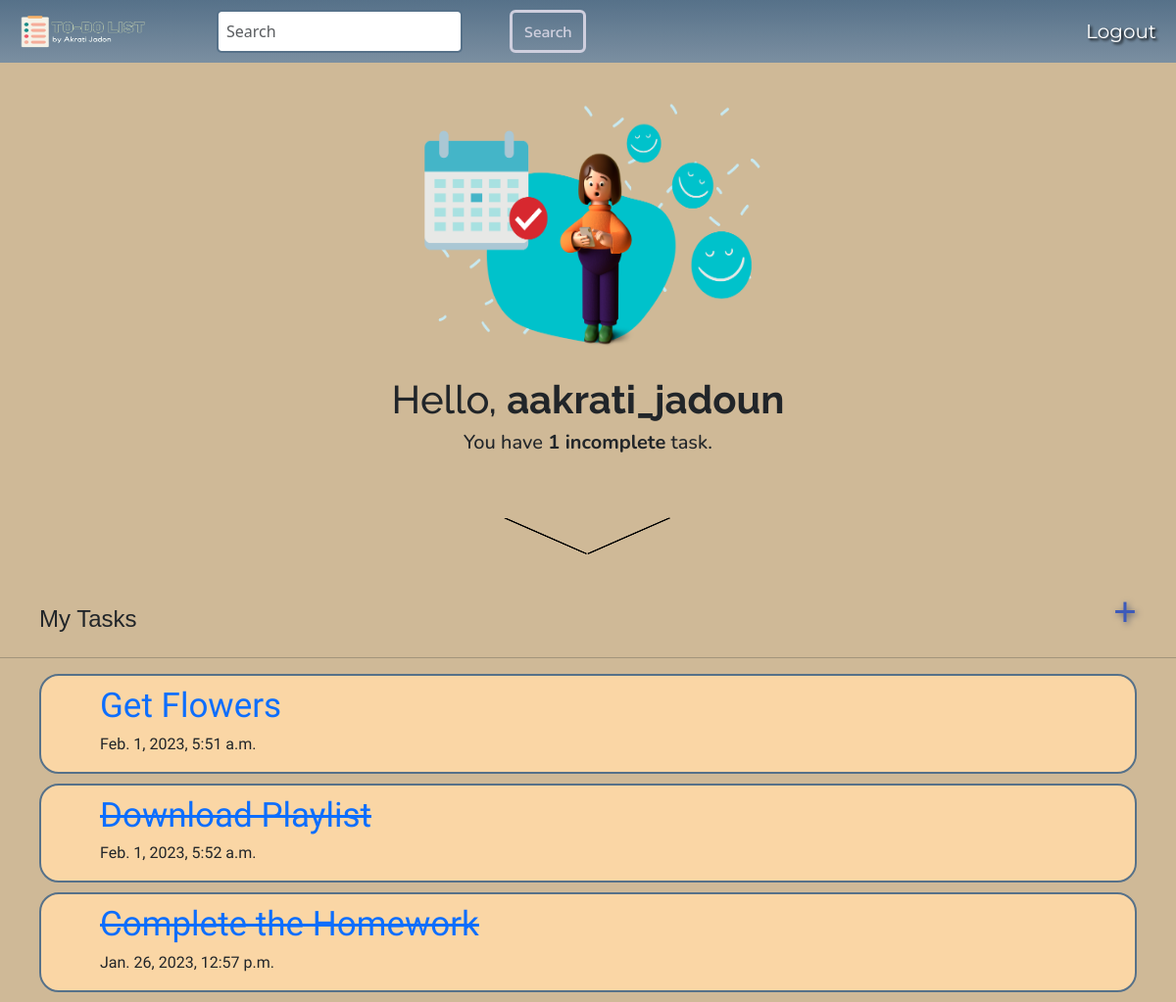
The app's page /home/ (signed in) with its own data.
### home/models.py (models this page shows)
class MyTask(models.Model):
    priority_choices = [
        ('H', 'HIGH'),
        ('K', 'MODERATE'),
        ('L', 'LOW')
    ]
    status_choices = [
        ('S', 'FINISHED'),
        ('P', 'IN PROGRESS'),
        ('N', 'NOT STARTED YET')
    ]
    user = models.ForeignKey(User, on_delete=models.CASCADE, blank=False, null=False)
    title = models.CharField(max_length=250, blank=False, null=False)
    description = models.TextField(blank=True, null=True)
    priority = models.CharField(max_length=1, choices=priority_choices, blank=False, null=False)
    status = models.CharField(max_length=1, choices=status_choices, blank=False, null=False)
    created_on = models.DateTimeField(auto_now_add=True)
    def __str__(self):
        return self.title
    class Meta:
        ordering = ['status', '-created_on']

### home/views.py (the view)
# urls.py: path('home/', TaskList.as_view(), name='home-page'),
class TaskList(LoginRequiredMixin, ListView):
    model = MyTask
    template_name = 'home/home_page.html'
    context_object_name = 'items'
    def get_context_data(self, **kwargs):
        context = super().get_context_data(**kwargs)
        context['items'] = context['items'].filter(user=self.request.user)
        context['count'] = context['items'].filter(status__in=['N', 'P']).count()
        search_text = self.request.GET.get('search-task') or ''
        if search_text:
            context['items'] = context['items'].filter(title__icontains=search_text)
        context['search_text'] = search_text
        return context

### home/templates/home/home_page.html (shortened to what this page needs)
{% extends 'home/main.html' %}
{% load static %}
{% block bodyid %}
    id="dark-bg"
{% endblock bodyid %}
{% block navbar %}
    <form method="GET" class="d-flex mx-5" role="search">
        <input class="form-control me-2" type="text" value="{{search_text}}" placeholder="Search" aria-label="Search" name="search-task">
        <button class="btn btn-outline-success search-button" type="submit">Search</button>
    </form>
{% endblock navbar %}
{% block content %}
    <div class="information-div">
        <img alt="User" id="welcome-user" src="{% static 'home/Images/welcome-user.png' %}">
        <h1 class="greeting-user">Hello, <strong>{{request.user}}</strong></h1>
        <h5 class="incomplete-status">You have <strong>{{count}} incomplete</strong> task{{count|pluralize:'s'}}.</h5>
        <a href="#my-items">
            <img alt="arrow" id="arrow" src="{% static 'home/Images/arrow.png' %}">
        </a>
    </div>
    <div class="item-addtask-wrap">
        <h4 id="my-items">My Tasks</h4>
        <a class="add-link" href="{% url 'item-create' %}">&#43;</a>
    </div>
    <hr>
    {% for item in items %}
        <div class="item-wrapper">
            <div class="item-details">
                <div>
                    {% if item.get_status_display == 'FINISHED' %}
                        <a class="item-heading" href="{% url 'item-detail' item.id %}" ><strike>{{item}}</strike></a>
                        <p>{{item.created_on}}</p>
                    {% else %}
                        <a class="item-heading" href="{% url 'item-detail' item.id %}" >{{item}}</a>
                        <p>{{item.created_on}}</p>
                    {% endif %}
                </div>
                <p class="priority-icon">
                </p>
            </div>
            <a class="delete-icon" href="{% url 'item-delete' item.id %}">
            </a>
        </div>
    {% empty %}
        <h3 class="no-item">No items in List</h3>
    {% endfor %}
{% endblock content %}

### home/templates/home/main.html (shortened to what this page needs)
{% load static %}
<!doctype html>
<html lang="en">
    <head>
        <link rel="stylesheet" type="text/css" href="{% static 'home/css/style.css' %}">
        <link href="https://cdn.jsdelivr.net/npm/bootstrap@5.3.0-alpha1/dist/css/bootstrap.min.css" rel="stylesheet">
    </head>
    <body {% block bodyid %}
          {% endblock bodyid %}>
        <nav class="navbar navbar-expand-lg ">
            <div class="container-fluid">
                <div class="icon-container">
                    <a class="navbar-brand" href="{% url 'home-page' %}">
                        <img src="{% static 'home/Images/icon.png' %}" alt="To-Do List - Icon">
                    </a>
                </div>
                <div class="collapse navbar-collapse" id="navbarSupportedContent">
                    {% block navbar %}
                    {% endblock navbar %}
                    <ul class="navbar-nav ms-auto mb-2 mb-lg-0">
                        <li class="nav-item">
                                {% if request.user.is_authenticated %}
                                    <div class="container-bar">
                                        <lord-icon
                                            class="user-icon"
                                            title="Logged in as: {{request.user}}"
                                            src="https://cdn.lordicon.com/bhfjfgqz.json"
                                            trigger="hover"
                                            colors="primary:#FFFFFF;"
                                            style="width:35px; height:35px;">
                                        </lord-icon>
                                        <a class="nav-link" href="{% url 'logout' %}">Logout</a>
                                    </div>
                                {% else %}
                                    <a class="nav-link" href="{% url 'login' %}">Login</a>
                                {% endif %}
                        </li>
                    </ul>
                </div>
            </div>
        </nav>
        {% block content %}
        {% endblock content %}
    </body>
</html>

### home/static/home/css/style.css (style rules this page uses)
body#dark-bg { background-color: #CFB997 !important; }
.navbar { background-image: linear-gradient(to bottom, #567189, #7B8FA1); }
.icon-container img { width: 145px; height: 48px; }
.container-bar { display: flex; justify-content: space-between; }
.user-icon { padding-top: 3px; margin-right: 10px; }
.nav-link { font-family: 'Montserrat', sans-serif; color: #FFFFFF !important; font-size: 20px !important; text-shadow: 2px 2px 3px #000000; }
input[type=text], input[type=password], textarea { border: 2px solid #567189 !important; border-radius: 5px; padding: 8px; width: 95%; }
.search-button { border: 3px solid #CFCFDE !important; color: #CFCFDE !important; padding: 5px 20px; margin: 0px 40px; font-size: 20px; border-radius: 5px; cursor: pointer; text-decoration: none; font-family: 'Kanit', sans-serif !important; }
.information-div { padding: 20px; text-align: center; }
#welcome-user { height: 300px; width: 400px; }
.greeting-user { font-family: 'Raleway', sans-serif; }
.incomplete-status { font-family: 'Nunito', sans-serif; }
#arrow { padding-top: 50px; height: 100px; width: 200px; }
.item-addtask-wrap { display: flex; justify-content: space-between; padding: 0px 40px; }
#my-items { padding-top: 25px; font-family: 'Noto Sans NKo', sans-serif; }
.add-link { text-decoration: none; color: #3D5ABA; text-shadow: 2px 2px 6px #5C6274; font-size: 42px; }
.item-wrapper { display: flex; justify-content: space-between; border: 2px solid #567189; border-radius: 20px; background-color: #FAD6A5; padding: 5px 60px 0px 60px; margin: 10px 40px; font-family: 'Rajdhani', sans-serif; }
.item-details { display: flex; }
.item-heading { font-size: 35px; text-decoration: none; }
.priority-icon { padding-top: 10px; padding-left: 20px; }
.delete-icon { padding-top: 30px; padding-right: 50px; }

### records on screen
MyTask: title "Get Flowers", created_on "Feb. 1, 2023, 5:51 a.m."
MyTask: title "Download Playlist", created_on "Feb. 1, 2023, 5:52 a.m."
MyTask: title "Complete the Homework", created_on "Jan. 26, 2023, 12:57 p.m."

### other values on screen
{{ request.user }} "aakrati_jadoun"
{{ count }} "1"
